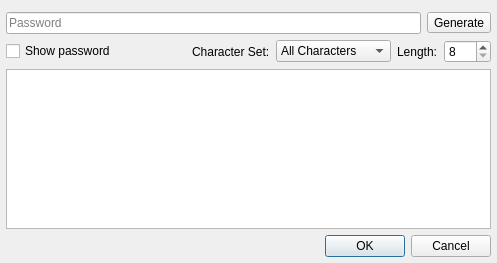
<?xml version="1.0" encoding="UTF-8"?>
<ui version="4.0">
 <class>PasswordDialog</class>
 <widget class="QDialog" name="PasswordDialog">
  <property name="geometry">
   <rect>
    <x>0</x>
    <y>0</y>
    <width>497</width>
    <height>263</height>
   </rect>
  </property>
  <property name="windowTitle">
   <string>Password</string>
  </property>
  <layout class="QVBoxLayout" name="verticalLayout_2" stretch="0">
   <property name="leftMargin">
    <number>0</number>
   </property>
   <property name="topMargin">
    <number>6</number>
   </property>
   <property name="rightMargin">
    <number>0</number>
   </property>
   <property name="bottomMargin">
    <number>0</number>
   </property>
   <item>
    <widget class="QWidget" name="widget" native="true">
     <property name="sizePolicy">
      <sizepolicy hsizetype="Preferred" vsizetype="Preferred">
       <horstretch>0</horstretch>
       <verstretch>0</verstretch>
      </sizepolicy>
     </property>
     <layout class="QVBoxLayout" name="verticalLayout">
      <property name="leftMargin">
       <number>6</number>
      </property>
      <property name="topMargin">
       <number>6</number>
      </property>
      <property name="rightMargin">
       <number>6</number>
      </property>
      <property name="bottomMargin">
       <number>6</number>
      </property>
      <item>
       <layout class="QHBoxLayout" name="horizontalLayout">
        <item>
         <widget class="QLineEdit" name="lineEditPassword">
          <property name="text">
           <string/>
          </property>
          <property name="echoMode">
           <enum>QLineEdit::Password</enum>
          </property>
          <property name="placeholderText">
           <string>Password</string>
          </property>
         </widget>
        </item>
        <item>
         <widget class="QToolButton" name="createPasswordButton">
          <property name="enabled">
           <bool>true</bool>
          </property>
          <property name="text">
           <string>Generate</string>
          </property>
         </widget>
        </item>
       </layout>
      </item>
      <item>
       <layout class="QHBoxLayout" name="horizontalLayout_2">
        <item>
         <widget class="QCheckBox" name="checkBoxShow">
          <property name="text">
           <string>Show password</string>
          </property>
         </widget>
        </item>
        <item>
         <spacer name="horizontalSpacer">
          <property name="orientation">
           <enum>Qt::Horizontal</enum>
          </property>
          <property name="sizeHint" stdset="0">
           <size>
            <width>40</width>
            <height>20</height>
           </size>
          </property>
         </spacer>
        </item>
        <item>
         <widget class="QLabel" name="label_characterset">
          <property name="text">
           <string>Character Set:</string>
          </property>
         </widget>
        </item>
        <item>
         <widget class="QComboBox" name="passwordTemplateSwitch">
          <item>
           <property name="text">
            <string>All Characters</string>
           </property>
          </item>
          <item>
           <property name="text">
            <string>Alphabetical</string>
           </property>
          </item>
          <item>
           <property name="text">
            <string>Alphanumerical</string>
           </property>
          </item>
          <item>
           <property name="text">
            <string>Custom</string>
           </property>
          </item>
         </widget>
        </item>
        <item>
         <widget class="QLabel" name="label_length">
          <property name="sizePolicy">
           <sizepolicy hsizetype="Minimum" vsizetype="Preferred">
            <horstretch>0</horstretch>
            <verstretch>0</verstretch>
           </sizepolicy>
          </property>
          <property name="text">
           <string>Length:</string>
          </property>
         </widget>
        </item>
        <item>
         <widget class="QSpinBox" name="spinBox_pwdLength">
          <property name="minimum">
           <number>8</number>
          </property>
          <property name="maximum">
           <number>255</number>
          </property>
         </widget>
        </item>
       </layout>
      </item>
      <item>
       <layout class="QFormLayout" name="formLayout">
        <property name="fieldGrowthPolicy">
         <enum>QFormLayout::AllNonFixedFieldsGrow</enum>
        </property>
        <property name="labelAlignment">
         <set>Qt::AlignLeading|Qt::AlignLeft|Qt::AlignVCenter</set>
        </property>
        <property name="formAlignment">
         <set>Qt::AlignLeading|Qt::AlignLeft|Qt::AlignTop</set>
        </property>
       </layout>
      </item>
      <item>
       <widget class="QPlainTextEdit" name="plainTextEdit"/>
      </item>
      <item>
       <widget class="QDialogButtonBox" name="buttonBox">
        <property name="orientation">
         <enum>Qt::Horizontal</enum>
        </property>
        <property name="standardButtons">
         <set>QDialogButtonBox::Cancel|QDialogButtonBox::Ok</set>
        </property>
       </widget>
      </item>
     </layout>
    </widget>
   </item>
  </layout>
 </widget>
 <tabstops>
  <tabstop>lineEditPassword</tabstop>
  <tabstop>createPasswordButton</tabstop>
  <tabstop>plainTextEdit</tabstop>
 </tabstops>
 <resources/>
 <connections>
  <connection>
   <sender>buttonBox</sender>
   <signal>accepted()</signal>
   <receiver>PasswordDialog</receiver>
   <slot>accept()</slot>
   <hints>
    <hint type="sourcelabel">
     <x>248</x>
     <y>254</y>
    </hint>
    <hint type="destinationlabel">
     <x>157</x>
     <y>274</y>
    </hint>
   </hints>
  </connection>
  <connection>
   <sender>buttonBox</sender>
   <signal>rejected()</signal>
   <receiver>PasswordDialog</receiver>
   <slot>reject()</slot>
   <hints>
    <hint type="sourcelabel">
     <x>316</x>
     <y>260</y>
    </hint>
    <hint type="destinationlabel">
     <x>286</x>
     <y>274</y>
    </hint>
   </hints>
  </connection>
 </connections>
</ui>
